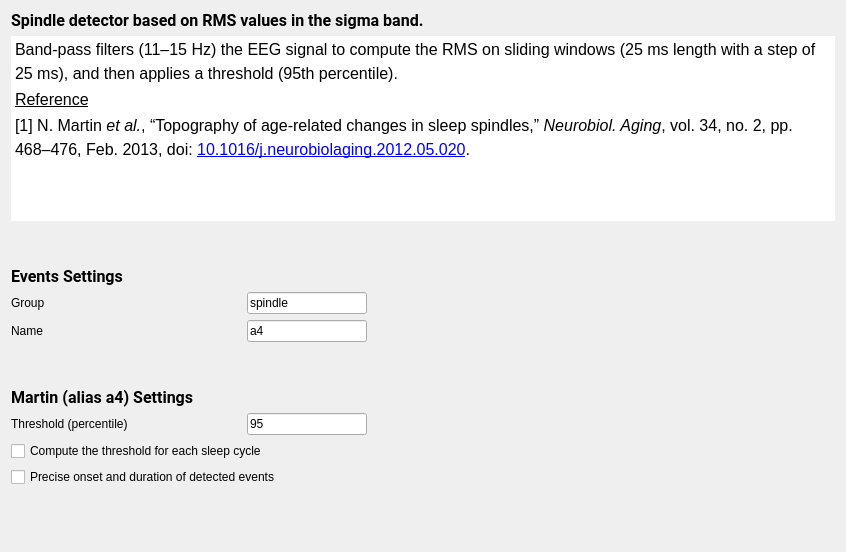
<?xml version="1.0" encoding="UTF-8"?>
<ui version="4.0">
 <class>MartinSettings</class>
 <widget class="QWidget" name="MartinSettings">
  <property name="geometry">
   <rect>
    <x>0</x>
    <y>0</y>
    <width>846</width>
    <height>552</height>
   </rect>
  </property>
  <property name="windowTitle">
   <string/>
  </property>
  <property name="styleSheet">
   <string>font: 12pt &quot;Roboto&quot;;</string>
  </property>
  <layout class="QVBoxLayout" name="verticalLayout_2">
   <item>
    <widget class="QLabel" name="label_6">
     <property name="font">
      <font>
       <family>Roboto</family>
       <pointsize>12</pointsize>
       <weight>50</weight>
       <italic>false</italic>
       <bold>false</bold>
      </font>
     </property>
     <property name="text">
      <string>&lt;html&gt;&lt;head/&gt;&lt;body&gt;&lt;p&gt;&lt;span style=&quot; font-weight:600;&quot;&gt;Spindle detector based on RMS values in the sigma band.&lt;/span&gt;&lt;/p&gt;&lt;/body&gt;&lt;/html&gt;</string>
     </property>
    </widget>
   </item>
   <item>
    <widget class="QTextEdit" name="textEdit">
     <property name="maximumSize">
      <size>
       <width>16777215</width>
       <height>185</height>
      </size>
     </property>
     <property name="frameShape">
      <enum>QFrame::NoFrame</enum>
     </property>
     <property name="lineWidth">
      <number>0</number>
     </property>
     <property name="readOnly">
      <bool>true</bool>
     </property>
     <property name="html">
      <string>&lt;!DOCTYPE HTML PUBLIC &quot;-//W3C//DTD HTML 4.0//EN&quot; &quot;http://www.w3.org/TR/REC-html40/strict.dtd&quot;&gt;
&lt;html&gt;&lt;head&gt;&lt;meta name=&quot;qrichtext&quot; content=&quot;1&quot; /&gt;&lt;style type=&quot;text/css&quot;&gt;
p, li { white-space: pre-wrap; }
&lt;/style&gt;&lt;/head&gt;&lt;body style=&quot; font-family:'Roboto'; font-size:12pt; font-weight:400; font-style:normal;&quot;&gt;
&lt;p style=&quot; margin-top:0px; margin-bottom:0px; margin-left:0px; margin-right:0px; -qt-block-indent:0; text-indent:0px; line-height:135%;&quot;&gt;Band-pass filters (11–15 Hz) the EEG signal to compute the RMS on sliding windows (25 ms length with a step of 25 ms), and then applies a threshold (95th percentile).&lt;/p&gt;
&lt;p style=&quot; margin-top:0px; margin-bottom:0px; margin-left:0px; margin-right:0px; -qt-block-indent:0; text-indent:0px; line-height:135%;&quot;&gt;&lt;span style=&quot; text-decoration: underline;&quot;&gt;Reference&lt;/span&gt;&lt;/p&gt;
&lt;p style=&quot; margin-top:0px; margin-bottom:0px; margin-left:0px; margin-right:0px; -qt-block-indent:0; text-indent:0px; line-height:135%;&quot;&gt;[1] N. Martin &lt;span style=&quot; font-style:italic;&quot;&gt;et al.&lt;/span&gt;, “Topography of age-related changes in sleep spindles,” &lt;span style=&quot; font-style:italic;&quot;&gt;Neurobiol. Aging&lt;/span&gt;, vol. 34, no. 2, pp. 468–476, Feb. 2013, doi: &lt;a href=&quot;https://doi.org/10.1016/j.neurobiolaging.2012.05.020&quot;&gt;&lt;span style=&quot; text-decoration: underline; color:#0000ff;&quot;&gt;10.1016/j.neurobiolaging.2012.05.020&lt;/span&gt;&lt;/a&gt;. &lt;/p&gt;&lt;/body&gt;&lt;/html&gt;</string>
     </property>
    </widget>
   </item>
   <item>
    <spacer name="verticalSpacer_2">
     <property name="orientation">
      <enum>Qt::Vertical</enum>
     </property>
     <property name="sizeType">
      <enum>QSizePolicy::Fixed</enum>
     </property>
     <property name="sizeHint" stdset="0">
      <size>
       <width>20</width>
       <height>40</height>
      </size>
     </property>
    </spacer>
   </item>
   <item>
    <widget class="QLabel" name="label">
     <property name="font">
      <font>
       <family>Roboto</family>
       <pointsize>12</pointsize>
       <weight>50</weight>
       <italic>false</italic>
       <bold>false</bold>
      </font>
     </property>
     <property name="text">
      <string>&lt;html&gt;&lt;head/&gt;&lt;body&gt;&lt;p&gt;&lt;span style=&quot; font-weight:600;&quot;&gt;Events Settings&lt;/span&gt;&lt;/p&gt;&lt;/body&gt;&lt;/html&gt;</string>
     </property>
    </widget>
   </item>
   <item>
    <layout class="QFormLayout" name="formLayout_2">
     <item row="0" column="0">
      <layout class="QHBoxLayout" name="horizontalLayout">
       <item>
        <widget class="QLabel" name="label_2">
         <property name="sizePolicy">
          <sizepolicy hsizetype="Preferred" vsizetype="Preferred">
           <horstretch>0</horstretch>
           <verstretch>0</verstretch>
          </sizepolicy>
         </property>
         <property name="minimumSize">
          <size>
           <width>230</width>
           <height>0</height>
          </size>
         </property>
         <property name="maximumSize">
          <size>
           <width>16777215</width>
           <height>16777215</height>
          </size>
         </property>
         <property name="text">
          <string>Group</string>
         </property>
        </widget>
       </item>
       <item>
        <widget class="QLineEdit" name="group_lineEdit">
         <property name="minimumSize">
          <size>
           <width>120</width>
           <height>0</height>
          </size>
         </property>
         <property name="maximumSize">
          <size>
           <width>120</width>
           <height>16777215</height>
          </size>
         </property>
         <property name="toolTip">
          <string>Define in which group the spindles will be added.</string>
         </property>
         <property name="text">
          <string>spindle</string>
         </property>
        </widget>
       </item>
      </layout>
     </item>
     <item row="0" column="1">
      <spacer name="horizontalSpacer">
       <property name="orientation">
        <enum>Qt::Horizontal</enum>
       </property>
       <property name="sizeType">
        <enum>QSizePolicy::Expanding</enum>
       </property>
       <property name="sizeHint" stdset="0">
        <size>
         <width>40</width>
         <height>20</height>
        </size>
       </property>
      </spacer>
     </item>
     <item row="1" column="0">
      <layout class="QHBoxLayout" name="horizontalLayout_3">
       <item>
        <widget class="QLabel" name="label_3">
         <property name="minimumSize">
          <size>
           <width>230</width>
           <height>0</height>
          </size>
         </property>
         <property name="maximumSize">
          <size>
           <width>16777215</width>
           <height>16777215</height>
          </size>
         </property>
         <property name="text">
          <string>Name</string>
         </property>
        </widget>
       </item>
       <item>
        <widget class="QLineEdit" name="name_lineEdit">
         <property name="minimumSize">
          <size>
           <width>120</width>
           <height>0</height>
          </size>
         </property>
         <property name="maximumSize">
          <size>
           <width>120</width>
           <height>16777215</height>
          </size>
         </property>
         <property name="toolTip">
          <string>Define the name of the spindle events.</string>
         </property>
         <property name="text">
          <string>a4</string>
         </property>
        </widget>
       </item>
      </layout>
     </item>
     <item row="1" column="1">
      <spacer name="horizontalSpacer_4">
       <property name="orientation">
        <enum>Qt::Horizontal</enum>
       </property>
       <property name="sizeHint" stdset="0">
        <size>
         <width>40</width>
         <height>20</height>
        </size>
       </property>
      </spacer>
     </item>
    </layout>
   </item>
   <item>
    <spacer name="verticalSpacer_3">
     <property name="orientation">
      <enum>Qt::Vertical</enum>
     </property>
     <property name="sizeType">
      <enum>QSizePolicy::Fixed</enum>
     </property>
     <property name="sizeHint" stdset="0">
      <size>
       <width>20</width>
       <height>40</height>
      </size>
     </property>
    </spacer>
   </item>
   <item>
    <widget class="QLabel" name="label_5">
     <property name="font">
      <font>
       <family>Roboto</family>
       <pointsize>12</pointsize>
       <weight>50</weight>
       <italic>false</italic>
       <bold>false</bold>
      </font>
     </property>
     <property name="text">
      <string>&lt;html&gt;&lt;head/&gt;&lt;body&gt;&lt;p&gt;&lt;span style=&quot; font-weight:600;&quot;&gt;Martin (alias a4) Settings&lt;/span&gt;&lt;/p&gt;&lt;/body&gt;&lt;/html&gt;</string>
     </property>
    </widget>
   </item>
   <item>
    <layout class="QFormLayout" name="formLayout">
     <item row="0" column="0">
      <layout class="QHBoxLayout" name="horizontalLayout_2">
       <item>
        <widget class="QLabel" name="label_4">
         <property name="minimumSize">
          <size>
           <width>230</width>
           <height>0</height>
          </size>
         </property>
         <property name="maximumSize">
          <size>
           <width>16777215</width>
           <height>16777215</height>
          </size>
         </property>
         <property name="text">
          <string>Threshold (percentile)</string>
         </property>
        </widget>
       </item>
       <item>
        <widget class="QLineEdit" name="threshold_lineEdit">
         <property name="minimumSize">
          <size>
           <width>120</width>
           <height>0</height>
          </size>
         </property>
         <property name="maximumSize">
          <size>
           <width>120</width>
           <height>16777215</height>
          </size>
         </property>
         <property name="text">
          <string>95</string>
         </property>
        </widget>
       </item>
      </layout>
     </item>
     <item row="0" column="1">
      <spacer name="horizontalSpacer_3">
       <property name="orientation">
        <enum>Qt::Horizontal</enum>
       </property>
       <property name="sizeHint" stdset="0">
        <size>
         <width>40</width>
         <height>20</height>
        </size>
       </property>
      </spacer>
     </item>
     <item row="1" column="0">
      <layout class="QVBoxLayout" name="verticalLayout">
       <item>
        <widget class="QCheckBox" name="threshold_cycle_checkBox">
         <property name="sizePolicy">
          <sizepolicy hsizetype="Expanding" vsizetype="Fixed">
           <horstretch>0</horstretch>
           <verstretch>0</verstretch>
          </sizepolicy>
         </property>
         <property name="minimumSize">
          <size>
           <width>350</width>
           <height>0</height>
          </size>
         </property>
         <property name="maximumSize">
          <size>
           <width>16777215</width>
           <height>16777215</height>
          </size>
         </property>
         <property name="text">
          <string>Compute the threshold for each sleep cycle</string>
         </property>
        </widget>
       </item>
       <item>
        <widget class="QCheckBox" name="precise_checkBox">
         <property name="minimumSize">
          <size>
           <width>350</width>
           <height>0</height>
          </size>
         </property>
         <property name="toolTip">
          <string>The RMS values are computed on a sliding window (for each sample) before the onset and after the end of the event to precise the event length.  The detected even cannot be shorter only unchanged or longer.</string>
         </property>
         <property name="text">
          <string>Precise onset and duration of detected events</string>
         </property>
        </widget>
       </item>
      </layout>
     </item>
     <item row="1" column="1">
      <spacer name="horizontalSpacer_2">
       <property name="orientation">
        <enum>Qt::Horizontal</enum>
       </property>
       <property name="sizeType">
        <enum>QSizePolicy::Expanding</enum>
       </property>
       <property name="sizeHint" stdset="0">
        <size>
         <width>40</width>
         <height>20</height>
        </size>
       </property>
      </spacer>
     </item>
    </layout>
   </item>
   <item>
    <spacer name="verticalSpacer">
     <property name="orientation">
      <enum>Qt::Vertical</enum>
     </property>
     <property name="sizeHint" stdset="0">
      <size>
       <width>20</width>
       <height>40</height>
      </size>
     </property>
    </spacer>
   </item>
  </layout>
 </widget>
 <resources>
  <include location="../../../../../scinodes_poc/src/main/python/ui/themes/themes.qrc"/>
 </resources>
 <connections>
  <connection>
   <sender>threshold_cycle_checkBox</sender>
   <signal>stateChanged(int)</signal>
   <receiver>MartinSettings</receiver>
   <slot>thresh_per_cycle_slot()</slot>
   <hints>
    <hint type="sourcelabel">
     <x>125</x>
     <y>451</y>
    </hint>
    <hint type="destinationlabel">
     <x>278</x>
     <y>275</y>
    </hint>
   </hints>
  </connection>
 </connections>
 <slots>
  <slot>thresh_per_cycle_slot()</slot>
 </slots>
</ui>
